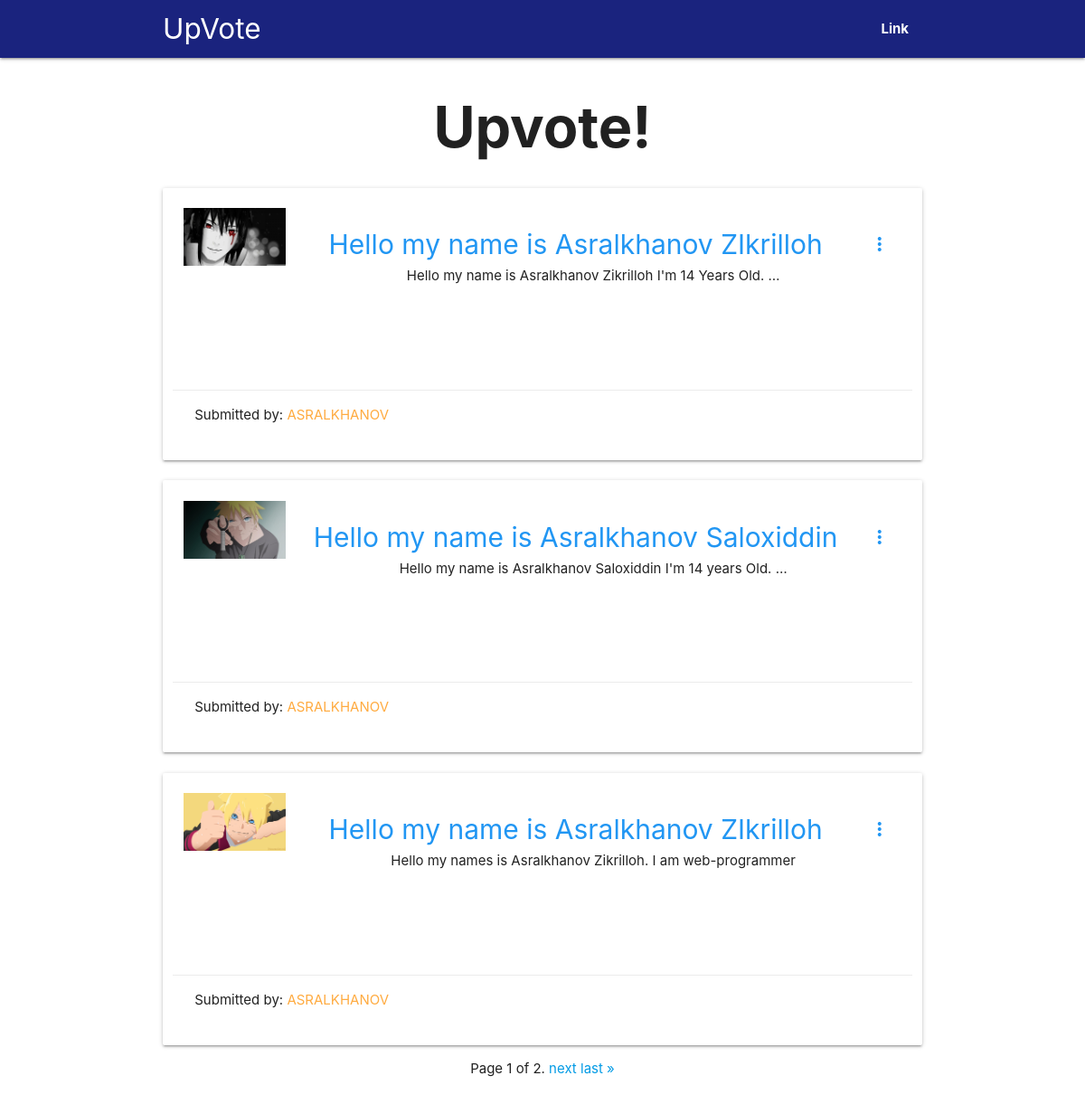
The page / on the database its author committed.
### main/models.py (models this page shows, shortened)
class Upvote(models.Model):
    title = models.CharField('Title...', max_length=150)
    slug = models.SlugField('*',unique=True, max_length=150)
    image = models.ImageField('Image...', upload_to='media/UpVoteImages/')
    body = models.TextField('Body....')
    author = models.CharField('Author...', max_length=150)
    class Meta:
        verbose_name = 'Upvote'
        verbose_name_plural = 'Upvotes'

### main/views.py (the view)
# urls.py: path('',views.UpVotePageView.as_view(),name='upvote'),
class UpVotePageView(ListView):
    model = Upvote
    paginate_by = 3
    template_name = 'index.html'

### templates/index.html (shortened to what this page needs)
{% load static %}
<!DOCTYPE html>
<html lang="en">
<head>
  <link href="/static/css/materialize.css" type="text/css" rel="stylesheet" media="screen,projection"/>
</head>
<body>
  <main>
  <nav class="indigo darken-4" role="navigation" >
    <div class="nav-wrapper container">
      <a href="{% url 'main:upvote' %}" class="brand-logo ">
      UpVote
      </a>
      <ul class="right hide-on-med-and-down">
        <li><a href="#"><b>Link</b></a></li>
      </ul>
    </div>
  </nav>
  <div class="container">
    <div class="row">
    <div class="col s12 m12 l12">
      <h1 class="center"> <b> Upvote! </b></h1>
    </div>
    {% for upvote in object_list  %}
      {% with upvote as item %}
    <div class="card col s12 m12 l12">
    <br>
      <div class="col s4 m2 l2">
        <img class="activator responsive-img" minwidth="50" width="300" src="{{item.image.url}}" alt="There was a photo " >
      </div>
       <div class="card-content">
        <span style="font-size: 30px;" class="card-title activator blue-text center"><b>{{item.title}}<i class="material-icons right">more_vert</i></b></span>
         <p class="center">{{item.body|truncatewords:10}}</p>
      </div>
      <br><br><br><br>
      <div class="card-action">
        <span>Submitted by: <a href="#">{{item.author}}</a></span>
      </div>
      <br>
    </div>
    {% endwith %}
    {% endfor %}
    <div class="row">
    <div class="col sm12 m12 l12 center">
        <div class="pagination">
          <span class="step-links">
              <span class="current">
                  Page {{ page_obj.number }} of {{ page_obj.paginator.num_pages }}.
              </span>
              {% if page_obj.has_next %}
                  <a href="?page={{ page_obj.next_page_number }}">next</a>
                  <a href="?page={{ page_obj.paginator.num_pages }}">last &raquo;</a>
              {% endif %}
          </span>
      </div>
  </div>
  </div>
<br><br><br><br><br><br><br><br><br><br><br><br><br><br><br><br><br><br><br><br><br><br><br><br><br><br><br><br><br><br><br><br>
  </main>
  </body>
</html>

### rows shown on the page
Upvote: image (picture), title "Hello my name is Asralkhanov ZIkrilloh", body "Hello my name is Asralkhanov Zikrilloh I'm 14 Years Old. …", author "ASRALKHANOV"
Upvote: image (picture), title "Hello my name is Asralkhanov Saloxiddin", body "Hello my name is Asralkhanov Saloxiddin I'm 14 years Old. …", author "ASRALKHANOV"
Upvote: image (picture), title "Hello my name is Asralkhanov ZIkrilloh", body "Hello my names is Asralkhanov Zikrilloh. I am web-programmer", author "ASRALKHANOV"

### other values the page prints
{{ page_obj.number }} "1"
{{ page_obj.paginator.num_pages }} "2"
